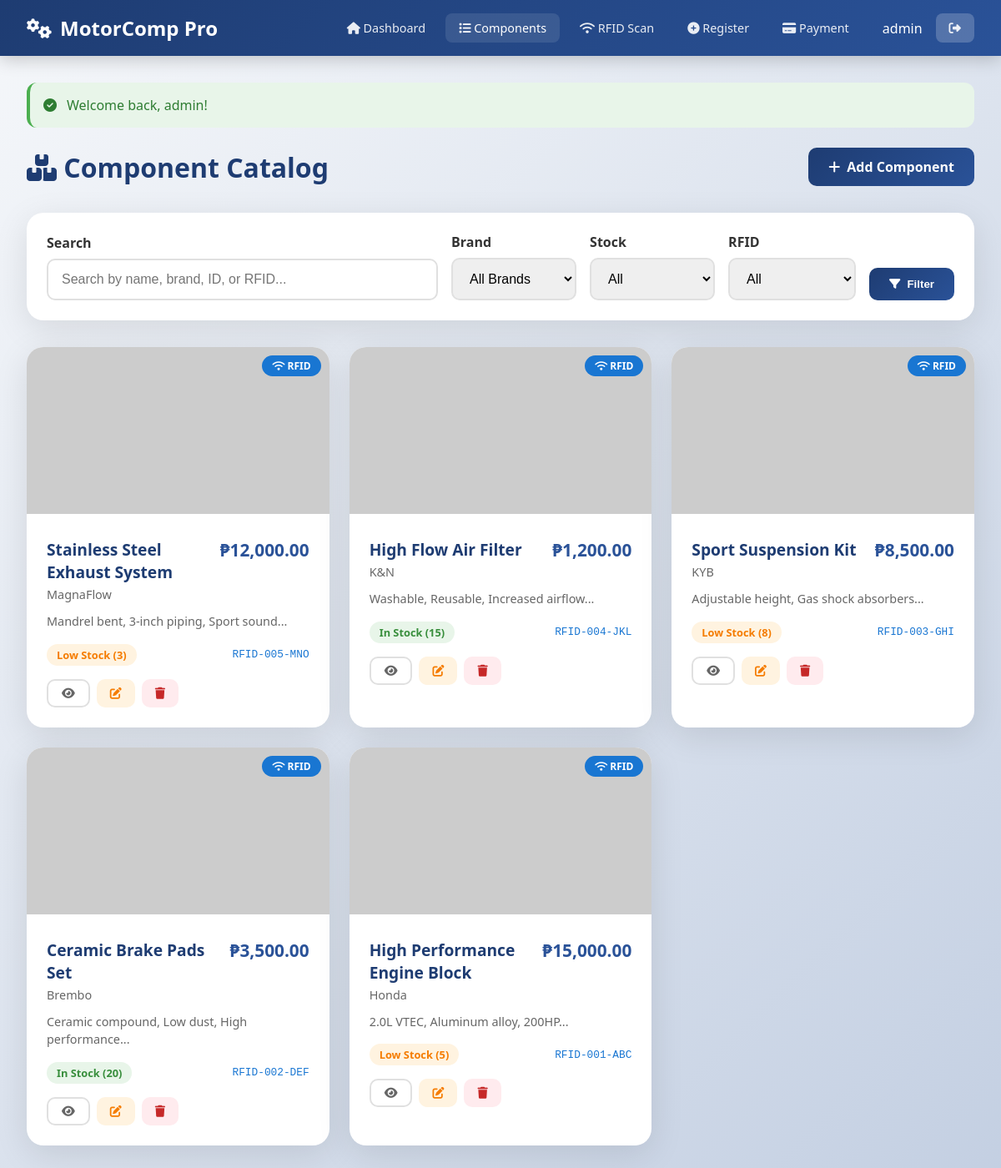
The app's page /components.php (signed in) with its own data.
### tables this page shows
CREATE TABLE IF NOT EXISTS components (
    id INT AUTO_INCREMENT PRIMARY KEY,
    component_id VARCHAR(50) UNIQUE NOT NULL,
    rfid_tag VARCHAR(100) UNIQUE,            
    rfid_epc VARCHAR(100),                   
    name VARCHAR(100) NOT NULL,
    brand VARCHAR(50) NOT NULL,
    price DECIMAL(10,2) NOT NULL,
    stock_quantity INT DEFAULT 0,
    specs TEXT,
    compatibility VARCHAR(255),
    image_url VARCHAR(500),
    location VARCHAR(100),                   
    created_at TIMESTAMP DEFAULT CURRENT_TIMESTAMP,
    updated_at TIMESTAMP DEFAULT CURRENT_TIMESTAMP ON UPDATE CURRENT_TIMESTAMP,
    INDEX idx_rfid (rfid_tag),               
    INDEX idx_component_id (component_id)
);

### config.php (called while the page is built, shortened)
<?php
function isLoggedIn() {
    return isset($_SESSION['user_id']);
}
function formatPrice($price) {
    return '₱' . number_format($price, 2);
}
function sanitize($input) {
    return htmlspecialchars(trim($input), ENT_QUOTES, 'UTF-8');
}
?>

### components.php (the view, shortened to what this page needs)
<?php
require_once 'config.php';
require 'header.php';
$db = getDB();
$search = $_GET['search'] ?? '';
$where = [];
$whereClause = !empty($where) ? 'WHERE ' . implode(' AND ', $where) : '';
$page = isset($_GET['page']) ? max(1, intval($_GET['page'])) : 1;
$perPage = ITEMS_PER_PAGE;
$offset = ($page - 1) * $perPage;
$result = $db->query("SELECT * FROM components $whereClause ORDER BY id DESC LIMIT $offset, $perPage");
$components = [];
while ($row = $result->fetch_assoc()) {
    $components[] = $row;
}
?>
<div style="display: flex; justify-content: space-between; align-items: center; margin-bottom: 2rem;">
  <h1 style="color: var(--primary);"><i class="fas fa-boxes"></i> Component Catalog</h1>
  <a href="register_component.php" class="btn btn-primary">
    <i class="fas fa-plus"></i> Add Component
  </a>
</div>
<div class="card" style="margin-bottom: 2rem;">
  <div class="card-body">
    <form method="GET" action="" style="display: flex; gap: 1rem; flex-wrap: wrap; align-items: end;">
      <div style="flex: 1; min-width: 200px;">
        <label style="display: block; margin-bottom: 0.5rem; font-weight: 600;">Search</label>
        <input type="text" name="search" class="form-control" placeholder="Search by name, brand, ID, or RFID..."
               value="<?php echo sanitize($search); ?>">
      </div>
      <div style="min-width: 150px;">
        <label style="display: block; margin-bottom: 0.5rem; font-weight: 600;">Brand</label>
        <select name="brand" class="form-control">
          <option value="">All Brands</option>
        </select>
      </div>
      <div style="min-width: 150px;">
        <label style="display: block; margin-bottom: 0.5rem; font-weight: 600;">Stock</label>
        <select name="stock" class="form-control">
          <option value="">All</option>
        </select>
      </div>
      <div style="min-width: 150px;">
        <label style="display: block; margin-bottom: 0.5rem; font-weight: 600;">RFID</label>
        <select name="rfid" class="form-control">
          <option value="">All</option>
        </select>
      </div>
      <button type="submit" class="btn btn-primary">
        <i class="fas fa-filter"></i> Filter
      </button>
    </form>
  </div>
</div>
<?php if (empty($components)): ?>
<div class="card" style="padding: 4rem; text-align: center;">
  <i class="fas fa-search" style="font-size: 4rem; color: #ccc; margin-bottom: 1rem;"></i>
  <h3 style="color: #666; margin-bottom: 0.5rem;">No components found</h3>
  <p style="color: #999;">Try adjusting your search or filters</p>
</div>
<?php else: ?>
<div class="grid grid-3" style="margin-bottom: 2rem;">
  <?php foreach ($components as $comp):
    $stockClass = $comp['stock_quantity'] > 10 ? 'badge-success' : ($comp['stock_quantity'] > 0 ? 'badge-warning' : 'badge-danger');
    $stockText = $comp['stock_quantity'] > 10 ? 'In Stock' : ($comp['stock_quantity'] > 0 ? 'Low Stock' : 'Out of Stock');
    $hasRFID = !empty($comp['rfid_tag']);
  ?>
  <div class="card" style="transition: all 0.3s;">
    <div style="position: relative;">
      <img src="<?php echo $comp['image_url'] ?: 'https://via.placeholder.com/300x200?text=No+Image'; ?>"
           alt="<?php echo sanitize($comp['name']); ?>"
           style="width: 100%; height: 200px; object-fit: cover;">
      <?php if ($hasRFID): ?>
      <div style="position: absolute; top: 10px; right: 10px; background: #1976d2; color: white;
                  padding: 0.25rem 0.75rem; border-radius: 20px; font-size: 0.75rem; font-weight: 600;">
        <i class="fas fa-wifi"></i> RFID
      </div>
      <?php endif; ?>
    </div>
    <div style="padding: 1.5rem;">
      <div style="display: flex; justify-content: space-between; align-items: start; margin-bottom: 0.75rem;">
        <div>
          <h3 style="font-size: 1.2rem; color: var(--primary); margin-bottom: 0.25rem;">
            <?php echo sanitize($comp['name']); ?>
          </h3>
          <p style="color: #666; font-size: 0.9rem;"><?php echo sanitize($comp['brand']); ?></p>
        </div>
        <span style="font-size: 1.3rem; color: var(--secondary); font-weight: 700;">
          <?php echo formatPrice($comp['price']); ?>
        </span>
      </div>
      <p style="color: #666; font-size: 0.9rem; margin-bottom: 1rem; line-height: 1.5;">
        <?php echo substr(sanitize($comp['specs']), 0, 100) . '...'; ?>
      </p>
      <div style="display: flex; justify-content: space-between; align-items: center; margin-bottom: 1rem;">
        <span class="badge <?php echo $stockClass; ?>">
          <?php echo $stockText; ?> (<?php echo $comp['stock_quantity']; ?>)
        </span>
        <?php if ($hasRFID): ?>
        <span style="font-family: monospace; font-size: 0.8rem; color: #1976d2;">
          <?php echo sanitize($comp['rfid_tag']); ?>
        </span>
        <?php endif; ?>
      </div>
      <div style="display: flex; gap: 0.5rem;">
        <a href="view_component.php?id=<?php echo $comp['id']; ?>" class="btn btn-sm btn-secondary" title="View">
          <i class="fas fa-eye"></i>
        </a>
        <?php if (isLoggedIn()): ?>
        <a href="edit_component.php?id=<?php echo $comp['id']; ?>" class="btn btn-sm"
           style="background: #fff3e0; color: #f57c00;" title="Edit">
          <i class="fas fa-edit"></i>
        </a>
        <a href="components.php?delete=<?php echo $comp['id']; ?>"
           onclick="return confirm('Are you sure you want to delete this component?')"
           class="btn btn-sm" style="background: #ffebee; color: #c62828;" title="Delete">
          <i class="fas fa-trash"></i>
        </a>
        <?php endif; ?>
      </div>
    </div>
  </div>
  <?php endforeach; ?>
</div>
<?php endif; ?>
<?php require 'footer.php'; ?>

### header.php (style rules this page uses)
* { margin: 0; padding: 0; box-sizing: border-box; }
:root { --primary: #1e3c72; --secondary: #2a5298; --accent: #667eea; --success: #4caf50; --warning: #ff9800; --danger: #f44336; --light: #f5f7fa; --dark: #333; }
body { font-family: 'Segoe UI', Tahoma, Geneva, Verdana, sans-serif; background: linear-gradient(135deg, #f5f7fa 0%, #c3cfe2 100%); min-height: 100vh; color: var(--dark); }
.card { background: white; border-radius: 20px; box-shadow: 0 10px 40px rgba(0,0,0,0.1); overflow: hidden; }
.card-body { padding: 1.5rem; }
.btn { display: inline-flex; align-items: center; gap: 0.5rem; padding: 0.75rem 1.5rem; border-radius: 10px; font-weight: 600; text-decoration: none; border: none; cursor: pointer; transition: all 0.3s; }
.btn-primary { background: linear-gradient(135deg, var(--primary), var(--secondary)); color: white; }
.btn-secondary { background: white; color: #666; border: 2px solid #e0e0e0; }
.btn-sm { padding: 0.5rem 1rem; font-size: 0.875rem; }
.form-control { width: 100%; padding: 0.875rem 1rem; border: 2px solid #e0e0e0; border-radius: 10px; font-size: 1rem; transition: all 0.3s; }
.badge { display: inline-block; padding: 0.25rem 0.75rem; border-radius: 20px; font-size: 0.8rem; font-weight: 600; }
.badge-success { background: #e8f5e9; color: #388e3c; }
.badge-warning { background: #fff3e0; color: #f57c00; }
.grid { display: grid; gap: 1.5rem; }
.grid-3 { grid-template-columns: repeat(3, 1fr); }

### records on screen
components: shows "RFID", name "Stainless Steel Exhaust System", brand "MagnaFlow", price "₱12,000.00", specs "Mandrel bent, 3-inch piping, Sport sound", stock_quantity "Low Stock", stock_quantity "3", rfid_tag "RFID-005-MNO"
components: shows "RFID", name "High Flow Air Filter", brand "K&N", price "₱1,200.00", specs "Washable, Reusable, Increased airflow", stock_quantity "In Stock", stock_quantity "15", rfid_tag "RFID-004-JKL"
components: shows "RFID", name "Sport Suspension Kit", brand "KYB", price "₱8,500.00", specs "Adjustable height, Gas shock absorbers", stock_quantity "Low Stock", stock_quantity "8", rfid_tag "RFID-003-GHI"
components: shows "RFID", name "Ceramic Brake Pads Set", brand "Brembo", price "₱3,500.00", specs "Ceramic compound, Low dust, High performance", stock_quantity "In Stock", stock_quantity "20", rfid_tag "RFID-002-DEF"
components: shows "RFID", name "High Performance Engine Block", brand "Honda", price "₱15,000.00", specs "2.0L VTEC, Aluminum alloy, 200HP", stock_quantity "Low Stock", stock_quantity "5", rfid_tag "RFID-001-ABC"

### other values on screen
APP_NAME "MotorComp Pro"
$_SESSION['user']['username'] "admin"
$flash['message'] "Welcome back, admin!"
